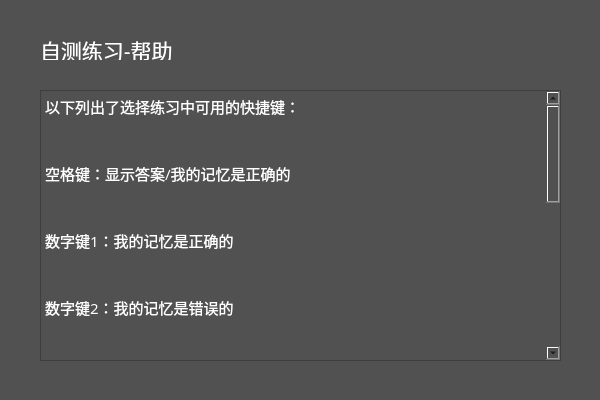
<?xml version="1.0" encoding="UTF-8"?>
<ui version="4.0">
 <class>SelfHelp</class>
 <widget class="QDialog" name="SelfHelp">
  <property name="geometry">
   <rect>
    <x>0</x>
    <y>0</y>
    <width>600</width>
    <height>400</height>
   </rect>
  </property>
  <property name="minimumSize">
   <size>
    <width>600</width>
    <height>400</height>
   </size>
  </property>
  <property name="maximumSize">
   <size>
    <width>600</width>
    <height>400</height>
   </size>
  </property>
  <property name="windowTitle">
   <string>Dialog</string>
  </property>
  <property name="styleSheet">
   <string notr="true">background-color: rgb(81, 81, 81);</string>
  </property>
  <widget class="QLabel" name="label">
   <property name="geometry">
    <rect>
     <x>40</x>
     <y>40</y>
     <width>171</width>
     <height>20</height>
    </rect>
   </property>
   <property name="font">
    <font>
     <family>等线</family>
     <pointsize>16</pointsize>
    </font>
   </property>
   <property name="styleSheet">
    <string notr="true">color: rgb(255, 255, 255);</string>
   </property>
   <property name="text">
    <string>自测练习-帮助</string>
   </property>
  </widget>
  <widget class="QTextBrowser" name="textBrowser">
   <property name="geometry">
    <rect>
     <x>40</x>
     <y>90</y>
     <width>521</width>
     <height>271</height>
    </rect>
   </property>
   <property name="font">
    <font>
     <family>等线</family>
     <pointsize>12</pointsize>
    </font>
   </property>
   <property name="styleSheet">
    <string notr="true">color: rgb(255, 255, 255);</string>
   </property>
   <property name="html">
    <string>&lt;!DOCTYPE HTML PUBLIC &quot;-//W3C//DTD HTML 4.0//EN&quot; &quot;http://www.w3.org/TR/REC-html40/strict.dtd&quot;&gt;
&lt;html&gt;&lt;head&gt;&lt;meta name=&quot;qrichtext&quot; content=&quot;1&quot; /&gt;&lt;style type=&quot;text/css&quot;&gt;
p, li { white-space: pre-wrap; }
&lt;/style&gt;&lt;/head&gt;&lt;body style=&quot; font-family:'等线'; font-size:12pt; font-weight:400; font-style:normal;&quot;&gt;
&lt;p style=&quot; margin-top:0px; margin-bottom:0px; margin-left:0px; margin-right:0px; -qt-block-indent:0; text-indent:0px;&quot;&gt;&lt;span style=&quot; font-size:11pt;&quot;&gt;以下列出了选择练习中可用的快捷键：&lt;/span&gt;&lt;/p&gt;
&lt;p style=&quot;-qt-paragraph-type:empty; margin-top:0px; margin-bottom:0px; margin-left:0px; margin-right:0px; -qt-block-indent:0; text-indent:0px; font-size:11pt;&quot;&gt;&lt;br /&gt;&lt;/p&gt;
&lt;p style=&quot;-qt-paragraph-type:empty; margin-top:0px; margin-bottom:0px; margin-left:0px; margin-right:0px; -qt-block-indent:0; text-indent:0px; font-size:11pt;&quot;&gt;&lt;br /&gt;&lt;/p&gt;
&lt;p style=&quot; margin-top:0px; margin-bottom:0px; margin-left:0px; margin-right:0px; -qt-block-indent:0; text-indent:0px;&quot;&gt;&lt;span style=&quot; font-size:11pt;&quot;&gt;空格键：显示答案/我的记忆是正确的&lt;/span&gt;&lt;/p&gt;
&lt;p style=&quot;-qt-paragraph-type:empty; margin-top:0px; margin-bottom:0px; margin-left:0px; margin-right:0px; -qt-block-indent:0; text-indent:0px; font-size:11pt;&quot;&gt;&lt;br /&gt;&lt;/p&gt;
&lt;p style=&quot;-qt-paragraph-type:empty; margin-top:0px; margin-bottom:0px; margin-left:0px; margin-right:0px; -qt-block-indent:0; text-indent:0px; font-size:11pt;&quot;&gt;&lt;br /&gt;&lt;/p&gt;
&lt;p style=&quot; margin-top:0px; margin-bottom:0px; margin-left:0px; margin-right:0px; -qt-block-indent:0; text-indent:0px;&quot;&gt;&lt;span style=&quot; font-size:11pt;&quot;&gt;数字键1：我的记忆是正确的&lt;/span&gt;&lt;/p&gt;
&lt;p style=&quot;-qt-paragraph-type:empty; margin-top:0px; margin-bottom:0px; margin-left:0px; margin-right:0px; -qt-block-indent:0; text-indent:0px; font-size:11pt;&quot;&gt;&lt;br /&gt;&lt;/p&gt;
&lt;p style=&quot;-qt-paragraph-type:empty; margin-top:0px; margin-bottom:0px; margin-left:0px; margin-right:0px; -qt-block-indent:0; text-indent:0px; font-size:11pt;&quot;&gt;&lt;br /&gt;&lt;/p&gt;
&lt;p style=&quot; margin-top:0px; margin-bottom:0px; margin-left:0px; margin-right:0px; -qt-block-indent:0; text-indent:0px;&quot;&gt;&lt;span style=&quot; font-size:11pt;&quot;&gt;数字键2：我的记忆是错误的&lt;/span&gt;&lt;/p&gt;
&lt;p style=&quot;-qt-paragraph-type:empty; margin-top:0px; margin-bottom:0px; margin-left:0px; margin-right:0px; -qt-block-indent:0; text-indent:0px; font-size:11pt;&quot;&gt;&lt;br /&gt;&lt;/p&gt;
&lt;p style=&quot;-qt-paragraph-type:empty; margin-top:0px; margin-bottom:0px; margin-left:0px; margin-right:0px; -qt-block-indent:0; text-indent:0px; font-size:11pt;&quot;&gt;&lt;br /&gt;&lt;/p&gt;
&lt;p style=&quot; margin-top:0px; margin-bottom:0px; margin-left:0px; margin-right:0px; -qt-block-indent:0; text-indent:0px;&quot;&gt;&lt;span style=&quot; font-size:11pt;&quot;&gt;数字键3：朗读当前单词&lt;/span&gt;&lt;/p&gt;
&lt;p style=&quot;-qt-paragraph-type:empty; margin-top:0px; margin-bottom:0px; margin-left:0px; margin-right:0px; -qt-block-indent:0; text-indent:0px; font-size:11pt;&quot;&gt;&lt;br /&gt;&lt;/p&gt;
&lt;p style=&quot;-qt-paragraph-type:empty; margin-top:0px; margin-bottom:0px; margin-left:0px; margin-right:0px; -qt-block-indent:0; text-indent:0px; font-size:11pt;&quot;&gt;&lt;br /&gt;&lt;/p&gt;
&lt;p style=&quot; margin-top:0px; margin-bottom:0px; margin-left:0px; margin-right:0px; -qt-block-indent:0; text-indent:0px;&quot;&gt;&lt;span style=&quot; font-size:11pt;&quot;&gt;Tab键：在上述快捷键和答案记录框间切换&lt;/span&gt;&lt;/p&gt;
&lt;p style=&quot;-qt-paragraph-type:empty; margin-top:0px; margin-bottom:0px; margin-left:0px; margin-right:0px; -qt-block-indent:0; text-indent:0px; font-size:11pt;&quot;&gt;&lt;br /&gt;&lt;/p&gt;
&lt;p style=&quot;-qt-paragraph-type:empty; margin-top:0px; margin-bottom:0px; margin-left:0px; margin-right:0px; -qt-block-indent:0; text-indent:0px; font-size:11pt;&quot;&gt;&lt;br /&gt;&lt;/p&gt;
&lt;p style=&quot;-qt-paragraph-type:empty; margin-top:0px; margin-bottom:0px; margin-left:0px; margin-right:0px; -qt-block-indent:0; text-indent:0px; font-size:11pt;&quot;&gt;&lt;br /&gt;&lt;/p&gt;
&lt;p style=&quot; margin-top:0px; margin-bottom:0px; margin-left:0px; margin-right:0px; -qt-block-indent:0; text-indent:0px;&quot;&gt;&lt;span style=&quot; font-size:11pt;&quot;&gt;以下列出了统计页面中的分类标准：&lt;/span&gt;&lt;/p&gt;
&lt;p style=&quot;-qt-paragraph-type:empty; margin-top:0px; margin-bottom:0px; margin-left:0px; margin-right:0px; -qt-block-indent:0; text-indent:0px; font-size:11pt;&quot;&gt;&lt;br /&gt;&lt;/p&gt;
&lt;p style=&quot;-qt-paragraph-type:empty; margin-top:0px; margin-bottom:0px; margin-left:0px; margin-right:0px; -qt-block-indent:0; text-indent:0px; font-size:11pt;&quot;&gt;&lt;br /&gt;&lt;/p&gt;
&lt;p style=&quot; margin-top:0px; margin-bottom:0px; margin-left:0px; margin-right:0px; -qt-block-indent:0; text-indent:0px;&quot;&gt;&lt;span style=&quot; font-size:11pt;&quot;&gt;正确：我的记忆是正确的&lt;/span&gt;&lt;/p&gt;
&lt;p style=&quot;-qt-paragraph-type:empty; margin-top:0px; margin-bottom:0px; margin-left:0px; margin-right:0px; -qt-block-indent:0; text-indent:0px; font-size:11pt;&quot;&gt;&lt;br /&gt;&lt;/p&gt;
&lt;p style=&quot;-qt-paragraph-type:empty; margin-top:0px; margin-bottom:0px; margin-left:0px; margin-right:0px; -qt-block-indent:0; text-indent:0px; font-size:11pt;&quot;&gt;&lt;br /&gt;&lt;/p&gt;
&lt;p style=&quot; margin-top:0px; margin-bottom:0px; margin-left:0px; margin-right:0px; -qt-block-indent:0; text-indent:0px;&quot;&gt;&lt;span style=&quot; font-size:11pt;&quot;&gt;错误：我的记忆是错误的&lt;/span&gt;&lt;/p&gt;
&lt;p style=&quot;-qt-paragraph-type:empty; margin-top:0px; margin-bottom:0px; margin-left:0px; margin-right:0px; -qt-block-indent:0; text-indent:0px; font-size:11pt;&quot;&gt;&lt;br /&gt;&lt;/p&gt;
&lt;p style=&quot;-qt-paragraph-type:empty; margin-top:0px; margin-bottom:0px; margin-left:0px; margin-right:0px; -qt-block-indent:0; text-indent:0px; font-size:11pt;&quot;&gt;&lt;br /&gt;&lt;/p&gt;
&lt;p style=&quot;-qt-paragraph-type:empty; margin-top:0px; margin-bottom:0px; margin-left:0px; margin-right:0px; -qt-block-indent:0; text-indent:0px; font-size:11pt;&quot;&gt;&lt;br /&gt;&lt;/p&gt;&lt;/body&gt;&lt;/html&gt;</string>
   </property>
  </widget>
 </widget>
 <resources/>
 <connections/>
</ui>
